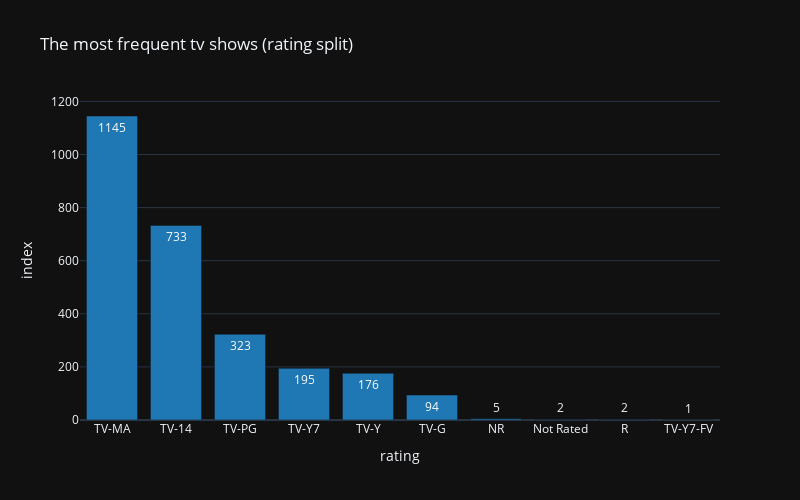

The notebook cell this image was saved under:
### Code cell
fig = px.bar(tvshow_rating,  'rating', 'index', 
             template= "plotly_dark",
             color_discrete_sequence= ['#1F77B4'],
             width = 800, height = 500,
             text_auto=True,
             title = 'The most frequent tv shows (rating split)'
            )

fig.show()

### Figure 1 — Plotly figure (JSON) as saved in the notebook; plotly's stock layout.template omitted (floating-point values rounded to 4 significant figures)
{"data": [{"alignmentgroup": "True", "hovertemplate": "rating=%{x}<br>index=%{y}<extra></extra>", "legendgroup": "", "marker": {"color": "#1F77B4", "pattern": {"shape": ""}}, "name": "", "offsetgroup": "", "orientation": "v", "showlegend": false, "textposition": "auto", "texttemplate": "%{y}", "type": "bar", "x": ["TV-MA", "TV-14", "TV-PG", "TV-Y7", "TV-Y", "TV-G", "NR", "Not Rated", "R", "TV-Y7-FV"], "xaxis": "x", "y": [1145, 733, 323, 195, 176, 94, 5, 2, 2, 1], "yaxis": "y"}], "layout": {"barmode": "relative", "height": 500, "legend": {"tracegroupgap": 0}, "title": {"text": "The most frequent tv shows (rating split)"}, "width": 800, "xaxis": {"anchor": "y", "autorange": true, "domain": [0, 1], "range": [-0.5, 9.5], "title": {"text": "rating"}, "type": "category"}, "yaxis": {"anchor": "x", "autorange": true, "domain": [0, 1], "range": [0, 1205.0], "title": {"text": "index"}, "type": "linear"}}}
